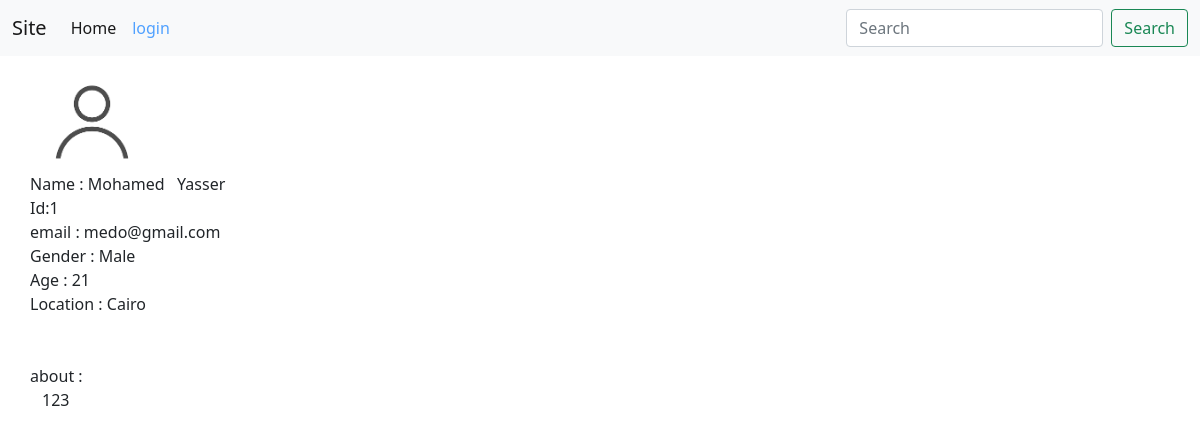
The app's page /profile/1 with its own data.
### app/models.py (models this page shows)
class profileinfo(models.Model):
    user=models.ForeignKey(settings.AUTH_USER_MODEL,on_delete=models.CASCADE)
    First_name=models.CharField(default="",max_length=100)
    Last_name=models.CharField(default="",max_length=100)
    About = models.TextField(default="")
    image=models.ImageField(default="user.png")
    location = models.ForeignKey(government, on_delete=models.CASCADE,default=1)
    gender = models.ForeignKey(genders, on_delete=models.CASCADE,default=1)
    Age=models.IntegerField(default=18)

class genders(models.Model):
    text=models.CharField(max_length=100)
    def __str__(self):
        return self.text

class government(models.Model):
    text=models.CharField(max_length=100)
    def __str__(self):
        return self.text

### app/views.py (the view)
# urls.py: path('profile/<int:id>',profile,name="profile"),
def profile(request,id):
    info=""
    e=False
    myuser=""
    try:
        myuser=User.objects.get(id=id)
        pr = profileinfo.objects.get(user=myuser)
        info=pr
        if request.user.is_authenticated:
            if request.user.id==id:
                e=True
    except:
        []
    return render(request, template_name="profile.html", context={"info": info,"e":e,"myuser":myuser})

### templates/profile.html (shortened to what this page needs)
<!DOCTYPE html>
{% extends 'Base.html' %}
{% block content %}
<html lang="en">
<head>
</head>
<body>
<div class="container">
<div class="col"><img src="{{info.image.url}}" height="100" width="100"  class="img-fluid" alt="Responsive image"/><br></div>
<div class="row">Name : {{ info.First_name }} &nbsp; {{ info.Last_name }}&nbsp;
</div>
<div class="row">Id:{{info.user.id}}</div>
    <div class="row">email : {{ myuser.email }}</div>
    <div class="row">Gender : {{ info.gender }}</div>
    <div class="row">Age : {{ info.Age }}</div>
    <div class="row"> Location : {{ info.location }}</div>
<br><br>
    <div class="row">about : <p>{{ info.About }}</p></div>
<br></div>
</body>
</html>
{% endblock %}

### records on screen
profileinfo: image (placeholder picture), First_name "Mohamed", Last_name "Yasser", user.id "1", gender "Male", Age "21", location "Cairo", About "123"

### other values on screen
{{ myuser.email }} "medo@gmail.com"
